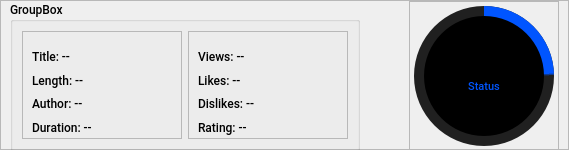
                  <widget class="QFrame" name="frame_9">
                   <property name="minimumSize">
                    <size>
                     <width>0</width>
                     <height>150</height>
                    </size>
                   </property>
                   <property name="maximumSize">
                    <size>
                     <width>16777215</width>
                     <height>150</height>
                    </size>
                   </property>
                   <property name="frameShape">
                    <enum>QFrame::StyledPanel</enum>
                   </property>
                   <property name="frameShadow">
                    <enum>QFrame::Raised</enum>
                   </property>
                   <layout class="QHBoxLayout" name="horizontalLayout_17">
                    <property name="spacing">
                     <number>9</number>
                    </property>
                    <property name="leftMargin">
                     <number>9</number>
                    </property>
                    <property name="topMargin">
                     <number>0</number>
                    </property>
                    <property name="rightMargin">
                     <number>9</number>
                    </property>
                    <property name="bottomMargin">
                     <number>0</number>
                    </property>
                    <item>
                     <widget class="QGroupBox" name="groupBox">
                      <property name="minimumSize">
                       <size>
                        <width>335</width>
                        <height>150</height>
                       </size>
                      </property>
                      <property name="maximumSize">
                       <size>
                        <width>350</width>
                        <height>150</height>
                       </size>
                      </property>
                      <property name="font">
                       <font>
                        <family>Roboto Medium</family>
                       </font>
                      </property>
                      <property name="title">
                       <string>GroupBox</string>
                      </property>
                      <layout class="QHBoxLayout" name="horizontalLayout_18">
                       <item>
                        <widget class="QFrame" name="frame_11">
                         <property name="frameShape">
                          <enum>QFrame::StyledPanel</enum>
                         </property>
                         <property name="frameShadow">
                          <enum>QFrame::Raised</enum>
                         </property>
                         <layout class="QVBoxLayout" name="verticalLayout_21">
                          <item>
                           <widget class="QLabel" name="YouTubeTitle">
                            <property name="minimumSize">
                             <size>
                              <width>145</width>
                              <height>30</height>
                             </size>
                            </property>
                            <property name="maximumSize">
                             <size>
                              <width>145</width>
                              <height>30</height>
                             </size>
                            </property>
                            <property name="font">
                             <font>
                              <family>Roboto Medium</family>
                             </font>
                            </property>
                            <property name="autoFillBackground">
                             <bool>false</bool>
                            </property>
                            <property name="inputMethodHints">
                             <set>Qt::ImhNone</set>
                            </property>
                            <property name="text">
                             <string>Title: --</string>
                            </property>
                            <property name="textFormat">
                             <enum>Qt::AutoText</enum>
                            </property>
                            <property name="scaledContents">
                             <bool>false</bool>
                            </property>
                            <property name="wordWrap">
                             <bool>true</bool>
                            </property>
                            <property name="textInteractionFlags">
                             <set>Qt::NoTextInteraction</set>
                            </property>
                           </widget>
                          </item>
                          <item>
                           <widget class="QLabel" name="YouTubeLength">
                            <property name="minimumSize">
                             <size>
                              <width>145</width>
                              <height>30</height>
                             </size>
                            </property>
                            <property name="maximumSize">
                             <size>
                              <width>145</width>
                              <height>30</height>
                             </size>
                            </property>
                            <property name="font">
                             <font>
                              <family>Roboto Medium</family>
                             </font>
                            </property>
                            <property name="text">
                             <string>Length: --</string>
                            </property>
                           </widget>
                          </item>
                          <item>
                           <widget class="QLabel" name="YouTubeAuthor">
                            <property name="minimumSize">
                             <size>
                              <width>145</width>
                              <height>30</height>
                             </size>
                            </property>
                            <property name="maximumSize">
                             <size>
                              <width>145</width>
                              <height>30</height>
                             </size>
                            </property>
                            <property name="font">
                             <font>
                              <family>Roboto Medium</family>
                             </font>
                            </property>
                            <property name="text">
                             <string>Author: --</string>
                            </property>
                           </widget>
                          </item>
                          <item>
                           <widget class="QLabel" name="YouTubeDuration">
                            <property name="minimumSize">
                             <size>
                              <width>145</width>
                              <height>30</height>
                             </size>
                            </property>
                            <property name="maximumSize">
                             <size>
                              <width>145</width>
                              <height>30</height>
                             </size>
                            </property>
                            <property name="font">
                             <font>
                              <family>Roboto Medium</family>
                             </font>
                            </property>
                            <property name="text">
                             <string>Duration: --</string>
                            </property>
                           </widget>
                          </item>
                         </layout>
                        </widget>
                       </item>
                       <item>
                        <widget class="QFrame" name="frame_12">
                         <property name="frameShape">
                          <enum>QFrame::StyledPanel</enum>
                         </property>
                         <property name="frameShadow">
                          <enum>QFrame::Raised</enum>
                         </property>
                         <layout class="QVBoxLayout" name="verticalLayout_18">
                          <item>
                           <widget class="QLabel" name="YouTubeViews">
                            <property name="minimumSize">
                             <size>
                              <width>145</width>
                              <height>30</height>
                             </size>
                            </property>
                            <property name="maximumSize">
                             <size>
                              <width>145</width>
                              <height>30</height>
                             </size>
                            </property>
                            <property name="font">
                             <font>
                              <family>Roboto Medium</family>
                             </font>
                            </property>
                            <property name="text">
                             <string>Views: --</string>
                            </property>
                           </widget>
                          </item>
                          <item>
                           <widget class="QLabel" name="YouTubeLikes">
                            <property name="minimumSize">
                             <size>
                              <width>145</width>
                              <height>30</height>
                             </size>
                            </property>
                            <property name="maximumSize">
                             <size>
                              <width>145</width>
                              <height>30</height>
                             </size>
                            </property>
                            <property name="font">
                             <font>
                              <family>Roboto Medium</family>
                             </font>
                            </property>
                            <property name="text">
                             <string>Likes: --</string>
                            </property>
                           </widget>
                          </item>
                          <item>
                           <widget class="QLabel" name="YouTubeDislikes">
                            <property name="minimumSize">
                             <size>
                              <width>145</width>
                              <height>30</height>
                             </size>
                            </property>
                            <property name="maximumSize">
                             <size>
                              <width>145</width>
                              <height>30</height>
                             </size>
                            </property>
                            <property name="font">
                             <font>
                              <family>Roboto Medium</family>
                             </font>
                            </property>
                            <property name="text">
                             <string>Dislikes: --</string>
                            </property>
                           </widget>
                          </item>
                          <item>
                           <widget class="QLabel" name="YouTubeRating">
                            <property name="minimumSize">
                             <size>
                              <width>145</width>
                              <height>30</height>
                             </size>
                            </property>
                            <property name="maximumSize">
                             <size>
                              <width>145</width>
                              <height>30</height>
                             </size>
                            </property>
                            <property name="font">
                             <font>
                              <family>Roboto Medium</family>
                             </font>
                            </property>
                            <property name="text">
                             <string>Rating: --</string>
                            </property>
                           </widget>
                          </item>
                         </layout>
                        </widget>
                       </item>
                      </layout>
                     </widget>
                    </item>
                    <item>
                     <spacer name="horizontalSpacer_2">
                      <property name="orientation">
                       <enum>Qt::Horizontal</enum>
                      </property>
                      <property name="sizeHint" stdset="0">
                       <size>
                        <width>40</width>
                        <height>20</height>
                       </size>
                      </property>
                     </spacer>
                    </item>
                    <item>
                     <widget class="QFrame" name="frame_10">
                      <property name="minimumSize">
                       <size>
                        <width>150</width>
                        <height>150</height>
                       </size>
                      </property>
                      <property name="maximumSize">
                       <size>
                        <width>150</width>
                        <height>150</height>
                       </size>
                      </property>
                      <property name="frameShape">
                       <enum>QFrame::StyledPanel</enum>
                      </property>
                      <property name="frameShadow">
                       <enum>QFrame::Raised</enum>
                      </property>
                      <widget class="QFrame" name="circularBg_2">
                       <property name="geometry">
                        <rect>
                         <x>5</x>
                         <y>5</y>
                         <width>140</width>
                         <height>140</height>
                        </rect>
                       </property>
                       <property name="minimumSize">
                        <size>
                         <width>140</width>
                         <height>140</height>
                        </size>
                       </property>
                       <property name="maximumSize">
                        <size>
                         <width>140</width>
                         <height>140</height>
                        </size>
                       </property>
                       <property name="styleSheet">
                        <string notr="true">QFrame{
	border-radius: 70px;
	background-color:#202020;
}</string>
                       </property>
                       <property name="frameShape">
                        <enum>QFrame::NoFrame</enum>
                       </property>
                       <property name="frameShadow">
                        <enum>QFrame::Raised</enum>
                       </property>
                      </widget>
                      <widget class="QFrame" name="circularProgress_2">
                       <property name="geometry">
                        <rect>
                         <x>5</x>
                         <y>5</y>
                         <width>140</width>
                         <height>140</height>
                        </rect>
                       </property>
                       <property name="minimumSize">
                        <size>
                         <width>140</width>
                         <height>140</height>
                        </size>
                       </property>
                       <property name="maximumSize">
                        <size>
                         <width>140</width>
                         <height>140</height>
                        </size>
                       </property>
                       <property name="styleSheet">
                        <string notr="true">QFrame{
	border-radius: 70px;
	background-color: qconicalgradient(cx:0.5, cy:0.5, angle:90, stop:0.751 rgba(32, 32, 32, 0), stop:0.757062 rgba(0, 85, 255, 255))
}</string>
                       </property>
                       <property name="frameShape">
                        <enum>QFrame::NoFrame</enum>
                       </property>
                       <property name="frameShadow">
                        <enum>QFrame::Raised</enum>
                       </property>
                       <widget class="QFrame" name="container_2">
                        <property name="geometry">
                         <rect>
                          <x>10</x>
                          <y>10</y>
                          <width>120</width>
                          <height>120</height>
                         </rect>
                        </property>
                        <property name="minimumSize">
                         <size>
                          <width>120</width>
                          <height>120</height>
                         </size>
                        </property>
                        <property name="maximumSize">
                         <size>
                          <width>120</width>
                          <height>120</height>
                         </size>
                        </property>
                        <property name="styleSheet">
                         <string notr="true">QFrame{
	border-radius: 60px;
	background-color: black;
}</string>
                        </property>
                        <property name="frameShape">
                         <enum>QFrame::StyledPanel</enum>
                        </property>
                        <property name="frameShadow">
                         <enum>QFrame::Raised</enum>
                        </property>
                        <widget class="QWidget" name="layoutWidget">
                         <property name="geometry">
                          <rect>
                           <x>22</x>
                           <y>19</y>
                           <width>76</width>
                           <height>81</height>
                          </rect>
                         </property>
                         <layout class="QGridLayout" name="gridLayout_4">
                          <item row="0" column="0">
                           <layout class="QGridLayout" name="gridLayout_3">
                            <item row="0" column="0">
                             <widget class="QLabel" name="label_percentageYouTube">
                              <property name="font">
                               <font>
                                <family>Roboto Medium</family>
                               </font>
                              </property>
                              <property name="styleSheet">
                               <string notr="true">background-color: none;</string>
                              </property>
                              <property name="text">
                               <string>&lt;html&gt;&lt;head/&gt;&lt;body&gt;&lt;p&gt;&lt;span style=&quot; font-size:24pt;&quot;&gt;25&lt;/span&gt;&lt;span style=&quot; font-size:18pt; vertical-align:super;&quot;&gt;%&lt;/span&gt;&lt;/p&gt;&lt;/body&gt;&lt;/html&gt;</string>
                              </property>
                              <property name="alignment">
                               <set>Qt::AlignCenter</set>
                              </property>
                             </widget>
                            </item>
                            <item row="1" column="0">
                             <widget class="QLabel" name="label_status_2">
                              <property name="font">
                               <font>
                                <family>Roboto Medium</family>
                                <pointsize>8</pointsize>
                               </font>
                              </property>
                              <property name="styleSheet">
                               <string notr="true">color: rgb(0, 85, 255);</string>
                              </property>
                              <property name="text">
                               <string>Status</string>
                              </property>
                              <property name="alignment">
                               <set>Qt::AlignCenter</set>
                              </property>
                             </widget>
                            </item>
                           </layout>
                          </item>
                          <item row="1" column="0">
                           <widget class="QLabel" name="label_info">
                            <property name="font">
                             <font>
                              <family>Roboto Medium</family>
                             </font>
                            </property>
                            <property name="styleSheet">
                             <string notr="true">background-color: none;</string>
                            </property>
                            <property name="text">
                             <string>Current video</string>
                            </property>
                            <property name="alignment">
                             <set>Qt::AlignCenter</set>
                            </property>
                           </widget>
                          </item>
                         </layout>
                        </widget>
                       </widget>
                      </widget>
                     </widget>
                    </item>
                   </layout>
                  </widget>
